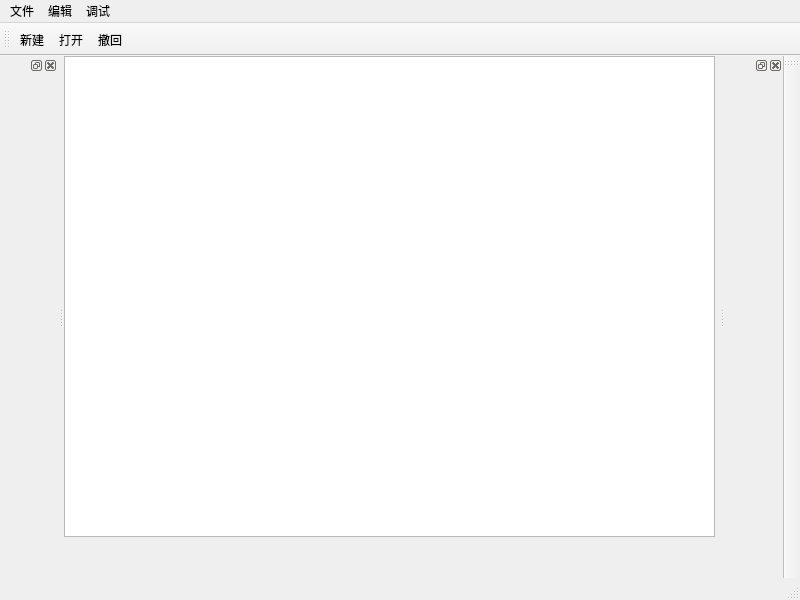
<?xml version="1.0" encoding="UTF-8"?>
<ui version="4.0">
 <class>MainWindow</class>
 <widget class="QMainWindow" name="MainWindow">
  <property name="geometry">
   <rect>
    <x>0</x>
    <y>0</y>
    <width>800</width>
    <height>600</height>
   </rect>
  </property>
  <property name="windowTitle">
   <string>MainWindow</string>
  </property>
  <widget class="QWidget" name="centralwidget">
   <widget class="QTextEdit" name="textEdit">
    <property name="geometry">
     <rect>
      <x>0</x>
      <y>0</y>
      <width>651</width>
      <height>481</height>
     </rect>
    </property>
   </widget>
  </widget>
  <widget class="QMenuBar" name="menubar">
   <property name="geometry">
    <rect>
     <x>0</x>
     <y>0</y>
     <width>800</width>
     <height>26</height>
    </rect>
   </property>
   <widget class="QMenu" name="menu">
    <property name="title">
     <string>文件</string>
    </property>
    <addaction name="actionnew"/>
    <addaction name="actionopen"/>
   </widget>
   <widget class="QMenu" name="menu_2">
    <property name="title">
     <string>编辑</string>
    </property>
    <addaction name="actionundo"/>
   </widget>
   <widget class="QMenu" name="menu_3">
    <property name="title">
     <string>调试</string>
    </property>
   </widget>
   <addaction name="menu"/>
   <addaction name="menu_2"/>
   <addaction name="menu_3"/>
  </widget>
  <widget class="QStatusBar" name="statusbar"/>
  <widget class="QDockWidget" name="dockWidget">
   <attribute name="dockWidgetArea">
    <number>1</number>
   </attribute>
   <widget class="QWidget" name="dockWidgetContents">
    <widget class="QWidget" name="widget" native="true">
     <property name="geometry">
      <rect>
       <x>30</x>
       <y>220</y>
       <width>120</width>
       <height>80</height>
      </rect>
     </property>
    </widget>
   </widget>
  </widget>
  <widget class="QToolBar" name="toolBar">
   <property name="windowTitle">
    <string>toolBar</string>
   </property>
   <attribute name="toolBarArea">
    <enum>RightToolBarArea</enum>
   </attribute>
   <attribute name="toolBarBreak">
    <bool>false</bool>
   </attribute>
  </widget>
  <widget class="QToolBar" name="toolBar_2">
   <property name="windowTitle">
    <string>toolBar_2</string>
   </property>
   <attribute name="toolBarArea">
    <enum>TopToolBarArea</enum>
   </attribute>
   <attribute name="toolBarBreak">
    <bool>false</bool>
   </attribute>
   <addaction name="actionnew"/>
   <addaction name="actionopen"/>
   <addaction name="actionundo"/>
  </widget>
  <widget class="QDockWidget" name="dockWidget_2">
   <attribute name="dockWidgetArea">
    <number>2</number>
   </attribute>
   <widget class="QWidget" name="dockWidgetContents_2"/>
  </widget>
  <action name="actionnew">
   <property name="checkable">
    <bool>true</bool>
   </property>
   <property name="text">
    <string>新建</string>
   </property>
   <property name="iconText">
    <string>新建</string>
   </property>
  </action>
  <action name="actionopen">
   <property name="text">
    <string>打开</string>
   </property>
  </action>
  <action name="actionundo">
   <property name="text">
    <string>撤回</string>
   </property>
   <property name="iconText">
    <string>撤回</string>
   </property>
  </action>
 </widget>
 <resources/>
 <connections/>
</ui>
